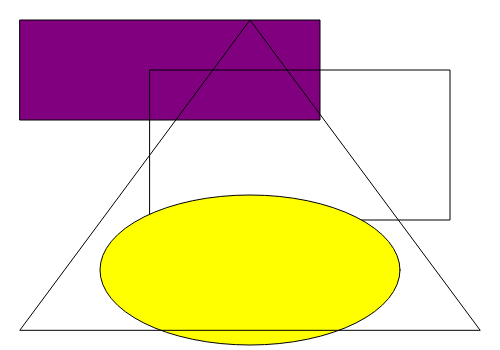
Frame 1 (no input)
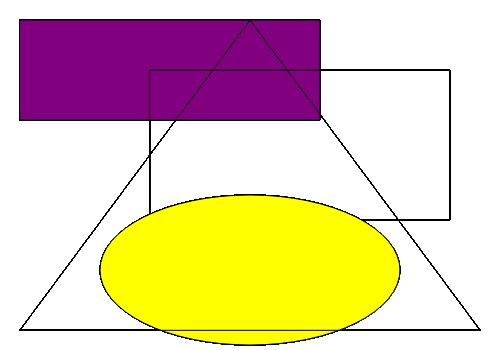
Frame 60 (no input)
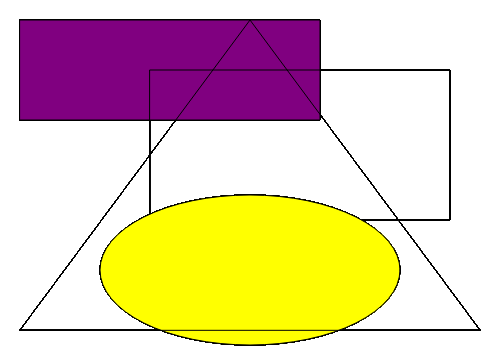
Frame 120 (the mouse pressed at the canvas centre since frame 60)

The p5.js sketch that drew these frames (run headless with seeded random() and noise() and a simulated clock; from frame 60 on, the mouse is pressed at the canvas centre):

// p5.js sketch
// ── sketch.js
function setup() {
    createCanvas(500,350);
}

function draw() {

    fill('purple');
    rect( 20, 20, 300, 100 );

    noFill();
    rect( 150, 70, 300, 150 );

    fill('yellow');
    ellipse( 250, 270, 300, 150 );

    noFill();
    triangle( 20, 330, 250, 20, 480, 330 );
}
